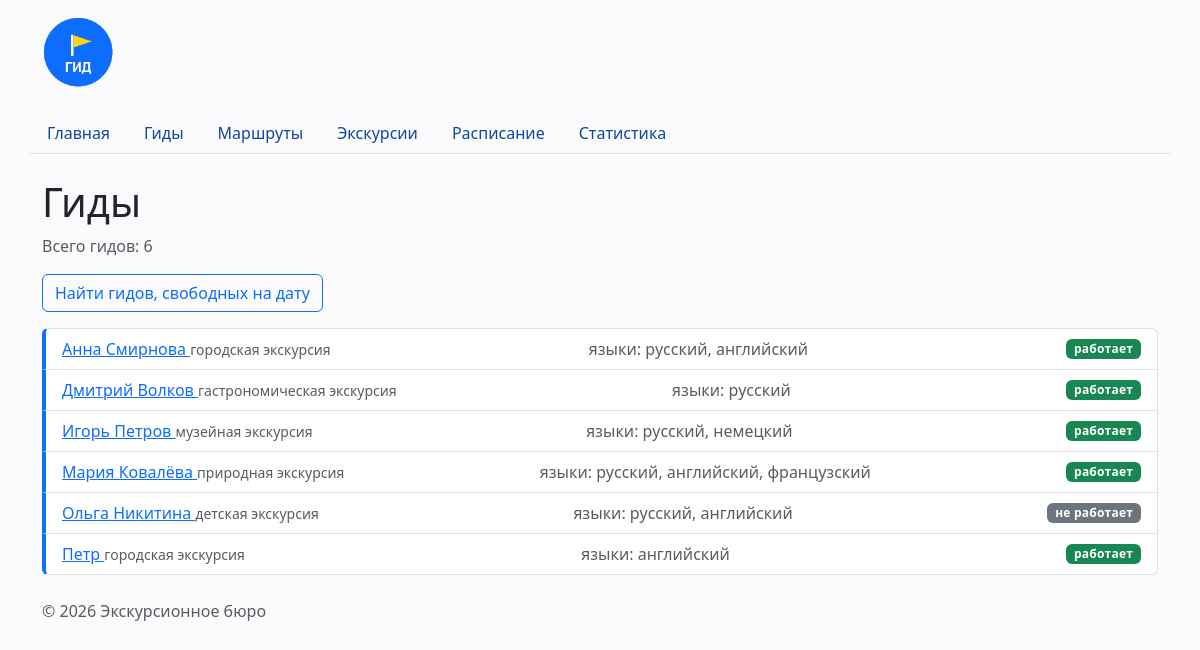
/guides/, run on the app's committed database.
### guides/views.py (the view)
# urls.py: path("", views.guides, name="list"),
def guides(request):
    context = {"guides": list_guides()}
    return render(request, "guides/guide_list.html", context)

### db/database.py (called while the page is built)
def get_connection(path=DB_PATH):
    connection = sqlite3.connect(path)
    connection.row_factory = sqlite3.Row
    connection.execute("PRAGMA foreign_keys = ON")
    return connection

def fetch_all(sql, params=(), path=DB_PATH):
    connection = get_connection(path)
    try:
        return connection.execute(sql, params).fetchall()
    finally:
        connection.close()

### db/repository.py (called while the page is built)
def _languages(value):
    if not value:
        return []
    return [item.strip() for item in value.split(",") if item.strip()]

def _make_guide(row):
    data = dict(row)
    data["languages"] = _languages(data.get("languages"))
    data["is_active"] = bool(data.get("is_active"))
    return Guide.from_data(data)

def list_guides():
    return [_make_guide(row) for row in fetch_all(
        "SELECT * FROM guides ORDER BY name;"
    )]

### models.py (called while the page is built)
    @classmethod
    def from_data(cls, data):
        return cls(
            guide_id=data.get("id"),
            name=str(data.get("name", "")).strip(),
            specialization=str(data.get("specialization", "")).strip(),
            languages=data.get("languages", []),
            experience_years=data.get("experience_years", 0),
            rating=data.get("rating", 0),
            is_active=data.get("is_active", True),
        )

### guides/templates/guides/guide_list.html (shortened to what this page needs)
{% extends "base.html" %}
{% block content %}
    <h1>Гиды</h1>
    <p class="text-muted">Всего гидов: {{ guides|length }}</p>
    <p>
        <a href="{% url 'guides:available' %}" class="btn btn-outline-primary">
            Найти гидов, свободных на дату
        </a>
    </p>
    <ul class="list-group">
        {% for guide in guides %}
            {% include "guides/includes/guide_card.html" %}
        {% empty %}
            <li class="list-group-item">Гидов пока нет.</li>
        {% endfor %}
    </ul>
{% endblock %}

### guides/templates/guides/includes/guide_card.html (shortened to what this page needs)
<li class="list-group-item guide-card d-flex justify-content-between align-items-center">
    <span>
        <a href="{% url 'guides:detail' guide.id %}">
            {{ guide.name|default:"Без имени" }}
        </a>
        <small class="text-muted">{{ guide.specialization }}</small>
    </span>
    <span class="text-muted">языки: {{ guide.languages|join:", " }}</span>
    {% if guide.is_active %}
        <span class="badge bg-success status-badge">работает</span>
    {% else %}
        <span class="badge bg-secondary status-badge">не работает</span>
    {% endif %}
</li>

### homepage/static/homepage/css/style.css (style rules this page uses)
body { min-height: 100vh; background-color: #fbfbfd; }
.guide-card { border-left: 4px solid #0d6efd; }
.status-badge { font-weight: 600; letter-spacing: 0.02em; }

### data on the page
guides: name "Анна Смирнова", specialization "городская экскурсия", languages "русский, английский", shows "работает"
guides: name "Дмитрий Волков", specialization "гастрономическая экскурсия", languages "русский", shows "работает"
guides: name "Игорь Петров", specialization "музейная экскурсия", languages "русский, немецкий", shows "работает"
guides: name "Мария Ковалёва", specialization "природная экскурсия", languages "русский, английский, французский", shows "работает"
guides: name "Ольга Никитина", specialization "детская экскурсия", languages "русский, английский", shows "не работает"
guides: name "Петр", specialization "городская экскурсия", languages "английский", shows "работает"

### other printed values
{{ guides|length }} "6"
